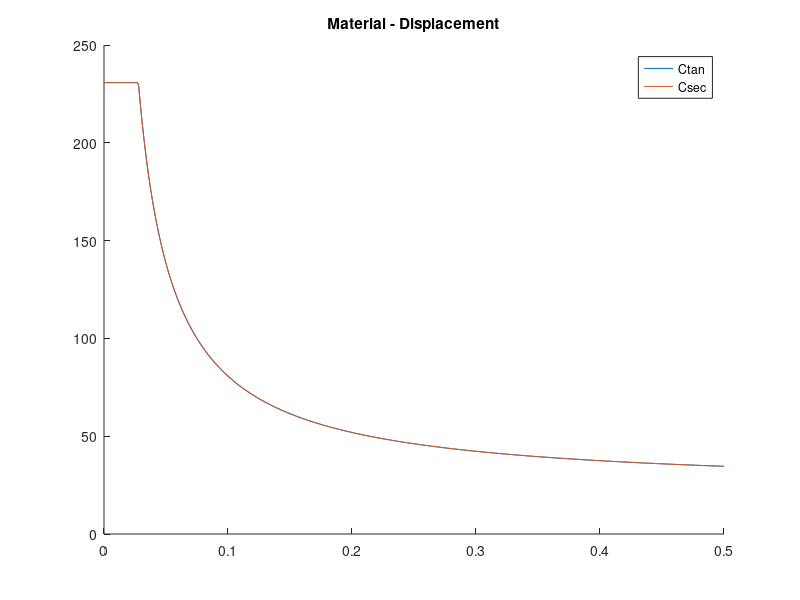

Recreate this plot in MATLAB.
close all;

load('Csec.mat');
load('Ctan.mat');
load('DispVal.mat');

figure();
hold on
plot(DispVal,Ctan,'DisplayName','Ctan');
plot(DispVal,Csec,'DisplayName','Csec');

hold off
legend; 
title('Material - Displacement');
